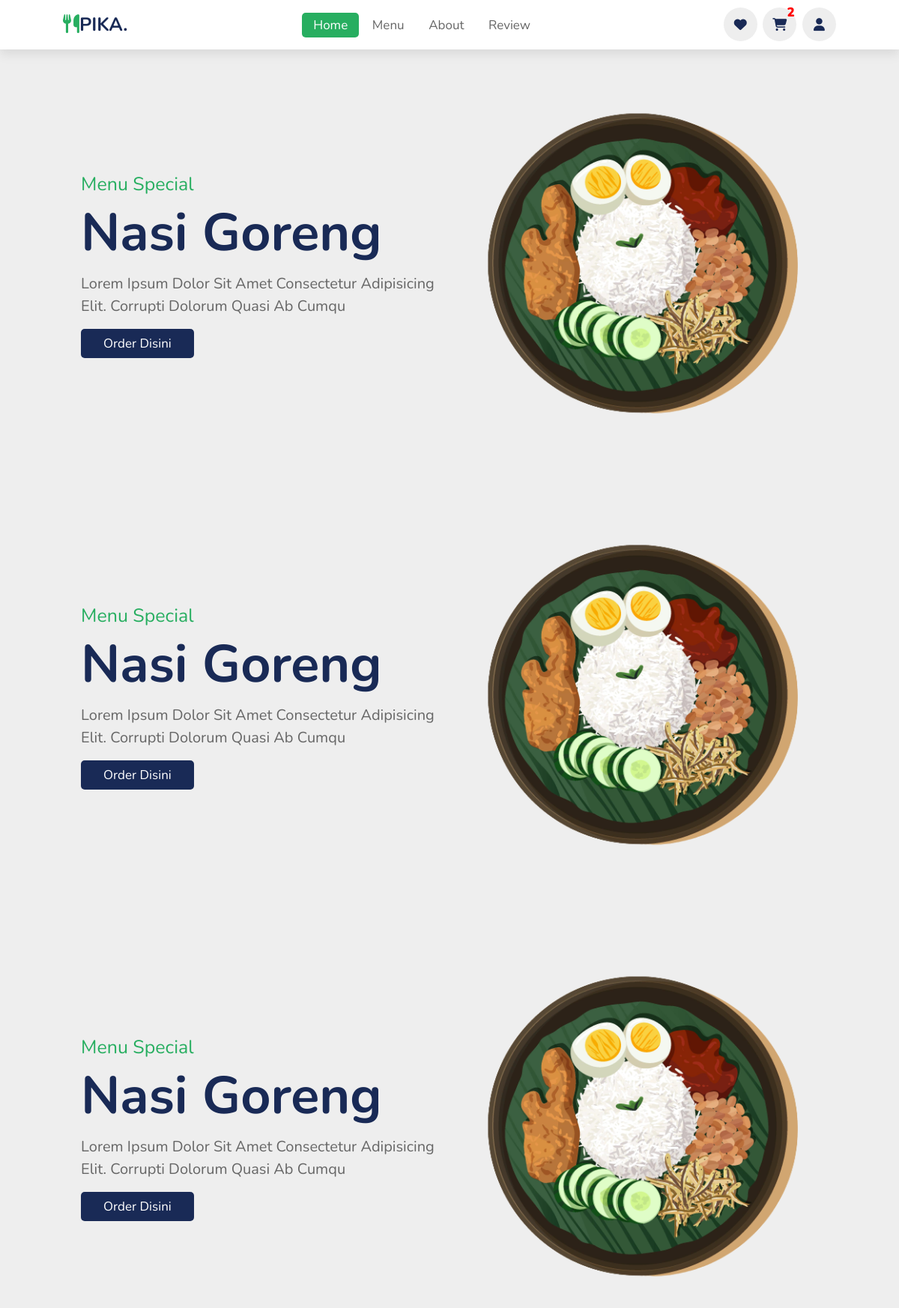
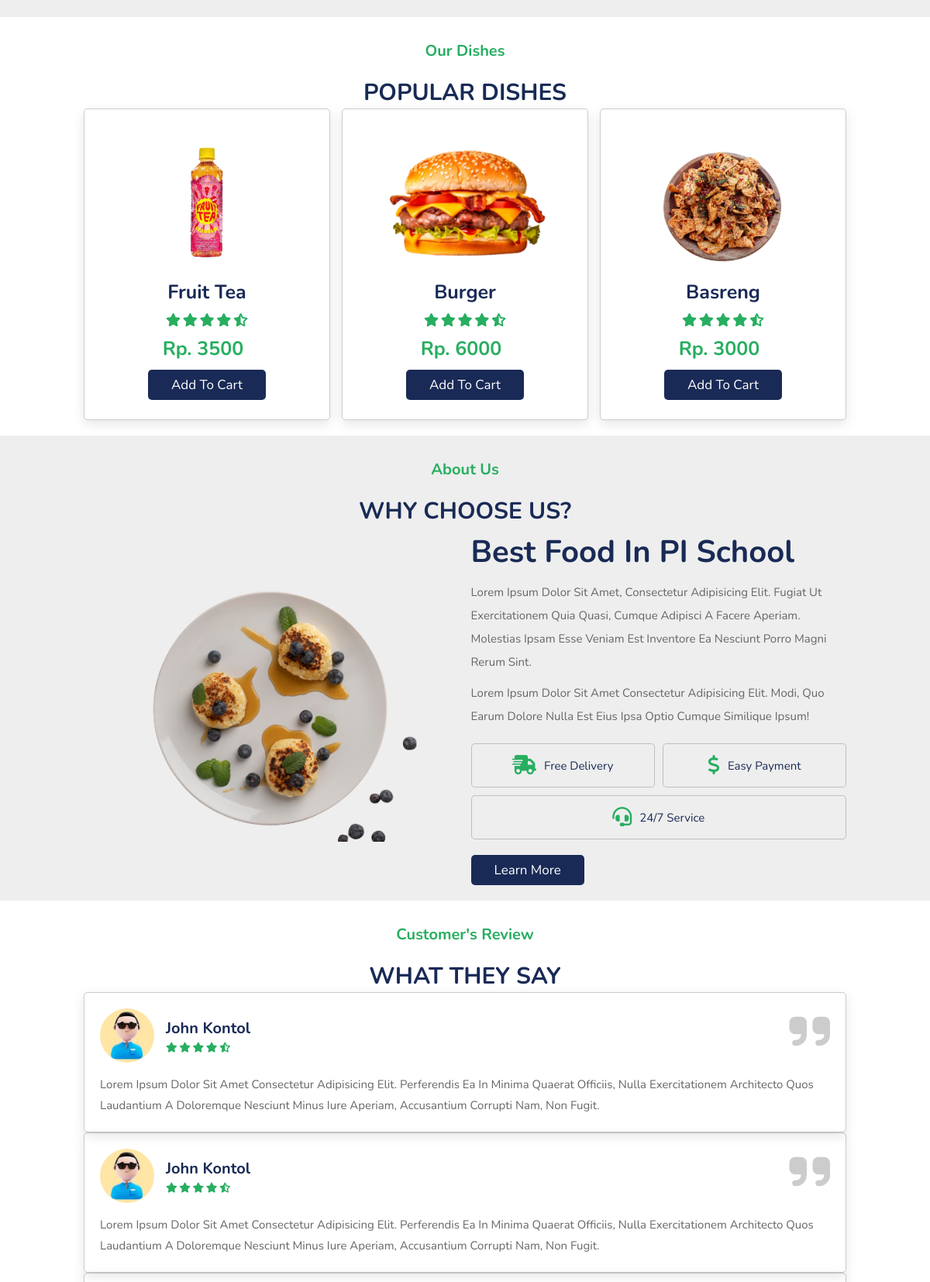
The page / (upper part) on the database its author committed (2 pictures, top to bottom).
### tables this page shows
CREATE TABLE `menu` (
  `id_menu` int(11) NOT NULL,
  `foto` varchar(255) NOT NULL,
  `nama_makanan` varchar(255) NOT NULL,
  `harga` float NOT NULL,
  `filter` enum('makanan','minuman','cemilan') NOT NULL,
  `soldout` enum('yes','no') NOT NULL
);

### index.php (the view, shortened to what this page needs)
<!DOCTYPE html>
<html lang="en">
<head>
    <link rel="stylesheet" href="https://cdnjs.cloudflare.com/ajax/libs/font-awesome/6.4.2/css/all.min.css" />
    <link rel="stylesheet" href="styles/style.css">
    <link rel="stylesheet" href="https://cdn.jsdelivr.net/npm/swiper@10/swiper-bundle.min.css" />
</head>
<body>
    <?php
    require_once('header.php');
    ?>
    <div class="container">
        <section class="home" id="home">
            <div class="swiper mySwiper home-slider">
                <div class="swiper-wrapper wrapper">
                    <div class="swiper-slide slide">
                        <div class="content">
                            <span>menu special</span>
                            <h3>Nasi Goreng</h3>
                            <p>Lorem ipsum dolor sit amet consectetur adipisicing elit. Corrupti dolorum quasi ab cumqu</p>
                            <a href="#" class="btn">order disini</a>
                        </div>
                        <div class="image">
                            <img src="images/nasigoreng.png" alt="">
                        </div>
                    </div>
                    <div class="swiper-slide slide">
                        <div class="content">
                            <span>menu special</span>
                            <h3>Nasi Goreng</h3>
                            <p>Lorem ipsum dolor sit amet consectetur adipisicing elit. Corrupti dolorum quasi ab cumqu</p>
                            <a href="#" class="btn">order disini</a>
                        </div>
                        <div class="image">
                            <img src="images/nasigoreng.png" alt="">
                        </div>
                    </div>
                    <div class="swiper-slide slide">
                        <div class="content">
                            <span>menu special</span>
                            <h3>Nasi Goreng</h3>
                            <p>Lorem ipsum dolor sit amet consectetur adipisicing elit. Corrupti dolorum quasi ab cumqu</p>
                            <a href="#" class="btn">order disini</a>
                        </div>
                        <div class="image">
                            <img src="images/nasigoreng.png" alt="">
                        </div>
                    </div>
                </div>
            </div>
        </section>
        <section class="dishes" id="dishes">
            <h3 class="sub-heading">our dishes</h3>
            <h1 class="heading">popular dishes</h1>
            <div class="box-container">
                <?php
                include 'koneksi.php';
                $details = mysqli_query($koneksi, "select * from menu where soldout='no'");
                $cek = mysqli_num_rows($details);
                if ($cek > 0) {
                    while ($d = mysqli_fetch_assoc($details)) {
                        $nama_makanan = $d['nama_makanan'];
                        $harga = $d['harga'];
                        $foto = $d['foto'];
                ?>
                        <div class="box">
                            <form method="post" action="">
                                <?php
                                if ($foto == "") {
                                    echo "<div>Gambar tidak tersedia</div>";
                                } else {
                                ?>
                                    <img src="admin/gambar/<?php echo $foto ?>" alt="">
                                <?php
                                }
                                ?>
                                <h3> <?php echo $nama_makanan; ?></h3>
                                <div class="stars">
                                    <i class="fas fa-star"></i>
                                    <i class="fas fa-star"></i>
                                    <i class="fas fa-star"></i>
                                    <i class="fas fa-star"></i>
                                    <i class="fas fa-star-half-alt"></i>
                                </div>
                                <span>Rp. <?php echo $harga; ?></span>
                                <?php
                                if (isset($_SESSION['username'])) {
                                    echo '<button type="submit" class="btn" name="add_to_cart">add to cart</button>';
                                } else {
                                    echo '<a href="login.php" class="btn" name="add_to_cart">add to cart</a>';
                                }
                                ?>
                            </form>
                        </div>
                <?php
                    }
                }
                ?>
            </div>
        </section>
        <section class="about" id="about">
            <h3 class="sub-heading"> about us </h3>
            <h1 class="heading"> why choose us? </h1>
            <div class="row">
                <div class="image">
                    <img src="images/food.png" alt="">
                </div>
                <div class="content">
                    <h3>best food in PI school</h3>
                    <p>Lorem ipsum dolor sit amet, consectetur adipisicing elit. Fugiat ut exercitationem quia quasi, cumque
                        adipisci a facere aperiam. Molestias ipsam esse veniam est inventore ea nesciunt porro magni rerum
                        sint.</p>
                    <p>Lorem ipsum dolor sit amet consectetur adipisicing elit. Modi, quo earum dolore nulla est eius ipsa
                        optio cumque similique ipsum!</p>
                    <div class="icons-container">
                        <div class="icons">
                            <i class="fas fa-shipping-fast"></i>
                            <span>free delivery</span>
                        </div>
                        <div class="icons">
                            <i class="fas fa-dollar-sign"></i>
                            <span>easy payment</span>
                        </div>
                        <div class="icons">
                            <i class="fas fa-headset"></i>
                            <span>24/7 service</span>
                        </div>
                    </div>
                    <a href="#" class="btn">learn more</a>
                </div>
            </div>
        </section>
        <section class="review" id="review">
            <h3 class="sub-heading"> customer's review </h3>
            <h1 class="heading"> what they say </h1>
            <div class="swiper-container review-slider">
                <div class="swiper-wrapper">
                    <div class="swiper-slide slide">
                        <i class="fas fa-quote-right"></i>
                        <div class="user">
                            <img src="images/user.jpg" alt="">
                            <div class="user-info">
                                <h3>john kontol</h3>
                                <div class="stars">
                                    <i class="fas fa-star"></i>
                                    <i class="fas fa-star"></i>
                                    <i class="fas fa-star"></i>
                                    <i class="fas fa-star"></i>
                                    <i class="fas fa-star-half-alt"></i>
                                </div>
                            </div>
                        </div>
                        <p>Lorem ipsum dolor sit amet consectetur adipisicing elit. Perferendis ea in minima quaerat
                            officiis,
                            nulla exercitationem architecto quos laudantium a doloremque nesciunt minus iure aperiam,
                            accusantium corrupti nam, non fugit.</p>
                    </div>
                    <div class="swiper-slide slide">
                        <i class="fas fa-quote-right"></i>
                        <div class="user">
                            <img src="images/user.jpg" alt="">
                            <div class="user-info">
                                <h3>john kontol</h3>
                                <div class="stars">
                                    <i class="fas fa-star"></i>
                                    <i class="fas fa-star"></i>
                                    <i class="fas fa-star"></i>
                                    <i class="fas fa-star"></i>
                                    <i class="fas fa-star-half-alt"></i>
                                </div>
                            </div>
                        </div>
                        <p>Lorem ipsum dolor sit amet consectetur adipisicing elit. Perferendis ea in minima quaerat
                            officiis,
                            nulla exercitationem architecto quos laudantium a doloremque nesciunt minus iure aperiam,
                            accusantium corrupti nam, non fugit.</p>
                    </div>
                    <div class="swiper-slide slide">
                    </div>
                </div>
            </div>
        </section>
    </div>
</body>
</html>

### styles/style.css (style rules this page uses)
:root { --green: #27ae60; --black: #192a56; --light-color: #666; --box-shadow: 0 .5rem 1.5rem rgba(0, 0, 0, .1); }
* { padding: 0; margin: 0; font-family: 'Nunito', sans-serif; box-sizing: border-box; text-decoration: none; outline: none; border: none; text-transform: capitalize; transition: all .2s linear; }
a { text-decoration: none; }
html { font-size: 62.5%; overflow-x: hidden; scroll-padding-top: 5.5rem; scroll-behavior: smooth; }
section { padding: 2rem 9%; }
section:nth-child(even) { background: #eee; }
.sub-heading { text-align: center; color: var(--green); font-size: 2rem; padding-top: 1rem; }
.heading { text-align: center; color: var(--black); font-size: 3rem; padding-top: 2rem; text-transform: uppercase; }
.btn { margin-top: 1rem; display: inline-block; font-size: 1.7rem; color: #fff; background: var(--black); border-radius: .5rem; cursor: pointer; padding: .8rem 3rem; }
.home .home-slider .slide { display: flex; align-items: center; flex-wrap: wrap; gap: 2rem; padding-top: 9rem; }
.home .home-slider .slide .content { flex: 1 1 45rem; }
.home .home-slider .slide .image { flex: 1 1 45rem; }
.home .home-slider .slide .image img { width: 100%; }
.home .home-slider .slide .content span { color: var(--green); font-size: 2.5rem; }
.home .home-slider .slide .content h3 { color: var(--black); font-size: 7rem; }
.home .home-slider .slide .content p { color: var(--light-color); font-size: 2rem; padding: .5rem 0; line-height: 1.5; }
.dishes .box-container { display: grid; grid-template-columns: repeat(auto-fit, minmax(28rem, 1fr)); gap: 1.5rem; }
.dishes .box-container .box { padding: 2.5rem; background: #fff; border-radius: .5rem; border: .1rem solid rgba(0, 0, 0, .2); box-shadow: var(--box-shadow); position: relative; overflow: hidden; text-align: center; }
.dishes .box-container .box img { height: 17rem; margin: 1rem 0; }
.dishes .box-container .box h3 { color: var(--black); font-size: 2.5rem; }
.dishes .box-container .box .stars { padding: 1rem 0; }
.dishes .box-container .box .stars i { font-size: 1.7rem; color: var(--green); }
.dishes .box-container .box span { color: var(--green); font-weight: bolder; margin-right: 1rem; font-size: 2.5rem; }
.about .row { display: flex; flex-wrap: wrap; gap: 1.5rem; align-items: center; }
.about .row .image { flex: 1 1 45rem; }
.about .row .image img { width: 100%; }
.about .row .content { flex: 1 1 45rem; }
.about .row .content h3 { color: var(--black); font-size: 4rem; padding: .5rem 0; }
.about .row .content p { color: var(--light-color); font-size: 1.5rem; padding: .5rem 0; line-height: 2; }
.about .row .content .icons-container { display: flex; gap: 1rem; flex-wrap: wrap; padding: 1rem 0; margin-top: .5rem; }
.about .row .content .icons-container .icons { background: #eee; border-radius: .5rem; border: .1rem solid rgba(0, 0, 0, .2); display: flex; align-items: center; justify-content: center; gap: 1rem; flex: 1 1 17rem; padding: 1.5rem 1rem; }
.about .row .content .icons-container .icons i { font-size: 2.5rem; color: var(--green); }
.about .row .content .icons-container .icons span { font-size: 1.5rem; color: var(--black); }
.review .slide { padding: 2rem; box-shadow: var(--box-shadow); border: .1rem solid rgba(0, 0, 0, .2); border-radius: .5rem; position: relative; }
.review .slide .fa-quote-right { position: absolute; top: 2rem; right: 2rem; font-size: 6rem; color: #ccc; }
.review .slide .user { display: flex; gap: 1.5rem; align-items: center; padding-bottom: 1.5rem; }
.review .slide .user img { height: 7rem; width: 7rem; border-radius: 50%; object-fit: cover; }
.review .slide .user h3 { color: var(--black); font-size: 2rem; padding-bottom: .5rem; }
.review .slide .user i { font-size: 1.3rem; color: var(--green); }
.review .slide p { font-size: 1.5rem; line-height: 1.8; color: var(--light-color); }

### rows shown on the page
menu: foto (picture), nama_makanan "Fruit Tea", harga "3500"
menu: foto (picture), nama_makanan "Burger", harga "6000"
menu: foto (picture), nama_makanan "Basreng", harga "3000"

### other values the page prints
$jumlah "2"
